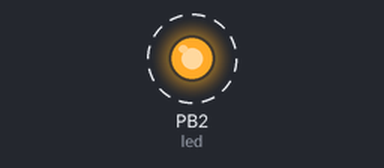
Bench run of a program on a simulated ATmega328P, built with avr-gcc and emulated at 16 MHz. Parts: output pins drawn as LEDs (lit = HIGH). Dashed ring = blinking.

Above: at 0.2 s.
Timing chart, 0 to 3.0 s (numbered marks = the images above):
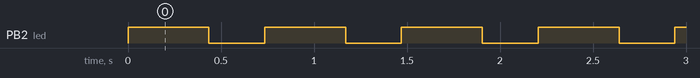

Measured:
- by itself, PB2 (led): alternates HIGH for 0.43 s and LOW for 0.30 s

The program:

main.c
```c
#include <avr/io.h>

#define F_CPU 16000000UL  // Frequency board running


#include <util/delay.h>

int main(void)
{

	DDRB |= (1<<PB2);  // Define digital pin13/PORTB5 as an output so we can blink our led

	while(1) // Create infinite loop
	{
		PORTB |= (1<<PB2);                    // Turn led on
		_delay_ms(435);                        // Wait 0.435 second
		PORTB &= ~(1<<PB2);                    // Turn led off
		_delay_ms(300);                        // Wait 0.300 second
	}
}
```
